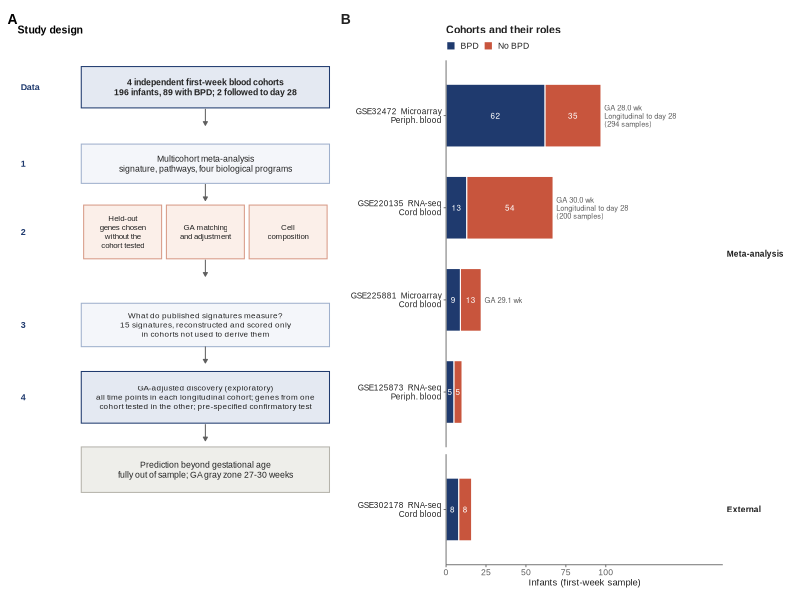
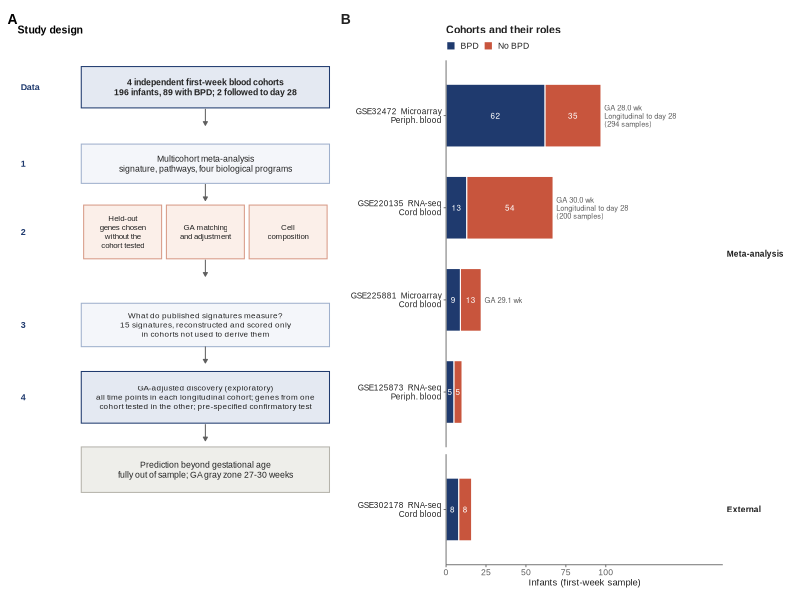

Recreate these plots in R, in order.
# Figure 1: study design and cohorts.
suppressPackageStartupMessages({
  library(dplyr)
  library(tidyr)
  library(ggplot2)
  library(patchwork)
})
OUT <- "./figs"
dir.create(OUT, showWarnings = FALSE)
FONT <- "Liberation Sans"
INK <- "#222222"
MUTED <- "#5f5f5f"
C_BPD <- "#1f3a6e"
C_NO <- "#c8553d"
LIGHTL <- "#b5b3ab"
BOXF <- "#f4f6fa"
BOXC <- "#9fb0cc"
KEYF <- "#e4e9f2"
TESTF <- "#fbefe9"
TESTC <- "#d79a86"
TH <- theme_classic(base_size = 7, base_family = FONT) +
  theme(text = element_text(colour = INK), axis.text = element_text(colour = MUTED, size = 6.2),
    axis.title = element_text(size = 6.8),
    axis.line = element_line(colour = MUTED, linewidth = .3),
    axis.ticks = element_line(colour = MUTED, linewidth = .3),
    plot.title = element_text(size = 7.6, face = "bold", hjust = 0, margin = margin(b = 4)),
    legend.text = element_text(size = 6.2), legend.key.size = unit(7, "pt"),
    strip.background = element_blank(),
    plot.tag = element_text(size = 10, face = "bold", family = FONT))

bx <- function(x, y, w, h, lab, fill = BOXF, col = BOXC, face = "plain", size = 2.2)
list(annotate("rect", xmin = x - w / 2, xmax = x + w / 2, ymin = y - h / 2, ymax = y + h / 2,
  fill = fill, colour = col, linewidth = .35),
  annotate("text", x = x, y = y, label = lab, size = size, lineheight = .95, fontface = face,
    family = FONT, colour = INK))

ar <- function(x1, y1, x2, y2) annotate("segment", x = x1, y = y1, xend = x2, yend = y2, colour = MUTED,
  linewidth = .35,
  arrow = arrow(length = unit(3, "pt"), type = "closed"))

lab_side <- function(y, txt) annotate("text", x = .1, y = y, label = txt, hjust = 0, size = 2.25,
  fontface = "bold", colour = C_BPD, family = FONT)
fA <- ggplot() + coord_cartesian(xlim = c(0, 10), ylim = c(.2, 12.4),
  expand = FALSE) + theme_void(base_family = FONT) +
  bx(5.9, 11.75, 7.8, 1.0,
    "4 independent first-week blood cohorts\n196 infants, 89 with BPD; 2 followed to day 28",
    fill = KEYF, col = C_BPD, face = "bold") +
  lab_side(11.75, "Data") + ar(5.9, 11.23, 5.9, 10.83) +
  bx(5.9, 9.9, 7.8, 0.95,
    "Multicohort meta-analysis\nsignature, pathways, four biological programs") + lab_side(9.9,
      "1") + ar(5.9, 9.41, 5.9, 9.01) +
  bx(3.3, 8.25, 2.45, 1.3, "Held-out\ngenes chosen\nwithout the\ncohort tested", fill = TESTF,
    col = TESTC, size = 2.0) +
  bx(5.9, 8.25, 2.45, 1.3, "GA matching\nand adjustment", fill = TESTF, col = TESTC, size = 2.0) +
  bx(8.5, 8.25, 2.45, 1.3, "Cell\ncomposition", fill = TESTF, col = TESTC, size = 2.0) + lab_side(8.25,
    "2") + ar(5.9, 7.58, 5.9, 7.18) +
  bx(5.9, 6.0, 7.8, 1.05,
    "What do published signatures measure?\n15 signatures, reconstructed and scored only\nin cohorts not used to derive them", size = 2.05) + lab_side(6.0, "3") + ar(5.9, 5.48, 5.9, 5.08) +
  bx(5.9, 4.25, 7.8, 1.25,
    "GA-adjusted discovery (exploratory)\nall time points in each longitudinal cohort; genes from one\ncohort tested in the other; pre-specified confirmatory test", fill = KEYF, col = C_BPD, size = 2.05) +
  lab_side(4.25, "4") + ar(5.9, 3.6, 5.9, 3.2) +
  bx(5.9, 2.5, 7.8, 1.1,
    "Prediction beyond gestational age\nfully out of sample; GA gray zone 27-30 weeks", fill = "#eeeeea",
    col = "#b5b3ab") +
  labs(title = "Study design") + theme(plot.title = element_text(size = 7.6, face = "bold",
    family = FONT, margin = margin(b = 4)),
    plot.tag = element_text(size = 10, face = "bold", family = FONT))
ct <- tribble(~cohort, ~plat, ~tissue, ~bpd, ~no, ~ga, ~role,
  "GSE32472", "Microarray", "Periph. blood", 62, 35, 28.0, "Meta-analysis",
  "GSE220135", "RNA-seq", "Cord blood", 13, 54, 30.0, "Meta-analysis",
  "GSE225881", "Microarray", "Cord blood", 9, 13, 29.1, "Meta-analysis",
  "GSE125873", "RNA-seq", "Periph. blood", 5, 5, NA, "Meta-analysis",
  "GSE302178", "RNA-seq", "Cord blood", 8, 8, NA, "External") |>
  mutate(role = factor(role, levels = c("Meta-analysis", "External")),
    lab = paste0(cohort, "  ", plat, "\n", tissue), lab = factor(lab, levels = rev(lab)),
    long = c("Longitudinal to day 28\n(294 samples)", "Longitudinal to day 28\n(200 samples)", "", "",
      ""))
d <- ct |> pivot_longer(c(bpd, no), names_to = "grp", values_to = "n") |>
  mutate(grp = factor(ifelse(grp == "bpd", "BPD", "No BPD"), levels = c("No BPD", "BPD")))
fB <- ggplot(d, aes(n, lab, fill = grp)) +
  geom_col(width = .68, colour = "white", linewidth = .35) +
  geom_text(aes(label = ifelse(n >= 5, n, "")), position = position_stack(vjust = .5), colour = "white",
    size = 2.05) +
  geom_text(data = ct,
    aes(x = bpd + no + 2, y = lab, label = paste0(ifelse(is.na(ga), "", sprintf("GA %.1f wk", ga)),
      ifelse(long != "", paste0(ifelse(is.na(ga), "", "\n"), long), ""))), inherit.aes = FALSE,
    hjust = 0, size = 1.9, colour = MUTED, lineheight = .9) +
  facet_grid(role ~ ., scales = "free_y", space = "free_y") +
  scale_fill_manual(values = c("No BPD" = C_NO, "BPD" = C_BPD), name = NULL,
    guide = guide_legend(reverse = TRUE)) +
  scale_x_continuous(expand = expansion(mult = c(0, .75)), breaks = seq(0, 100, 25)) +
  labs(x = "Infants (first-week sample)", y = NULL, title = "Cohorts and their roles") +
  TH + theme(legend.position = "top", legend.justification = "left", legend.margin = margin(0, 0, 0, 0),
    axis.text.y = element_text(colour = INK, size = 5.9, lineheight = .9),
    strip.text.y = element_text(angle = 0, hjust = 0, size = 6, face = "bold"),
    panel.spacing.y = unit(5, "pt"))
fig <- (fA | fB) + plot_layout(widths = c(1.15, 1)) + plot_annotation(tag_levels = "A")
ggsave(file.path(OUT, "NewFigure1.pdf"), fig, width = 7.2, height = 5.0, device = cairo_pdf)
ggsave(file.path(OUT, "NewFigure1.png"), fig, width = 7.2, height = 5.0, dpi = 300, bg = "white")
